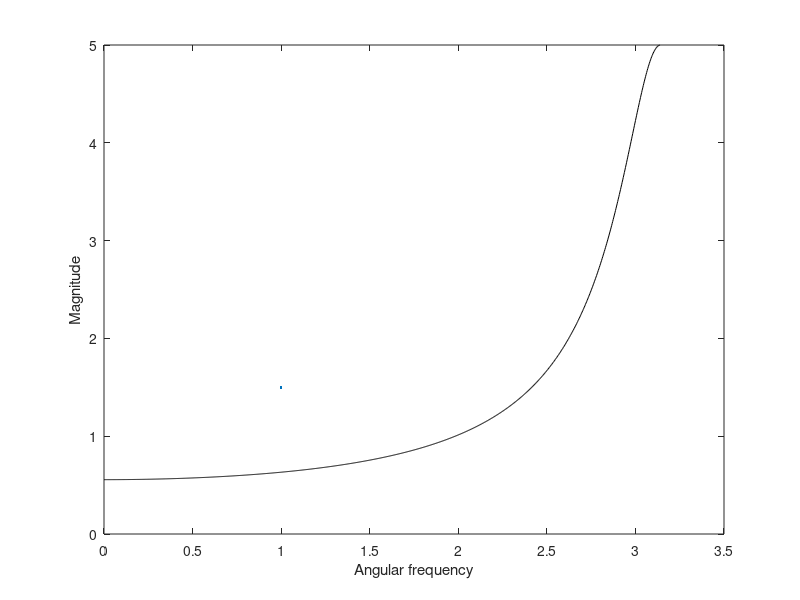

Source code (MATLAB):
p = 0.8;
b = [1];
a = [1,p];

n=1001;
[val,w] = freqz(b,a,n);

len = length(val);
%plot(w , abs(val));
for i = 1:len
    val(i) = abs(val(i));
end


figure();
plot(w , val,"black",LineWidth=1.5);
xlabel("Angular frequency");
ylabel("Magnitude");
